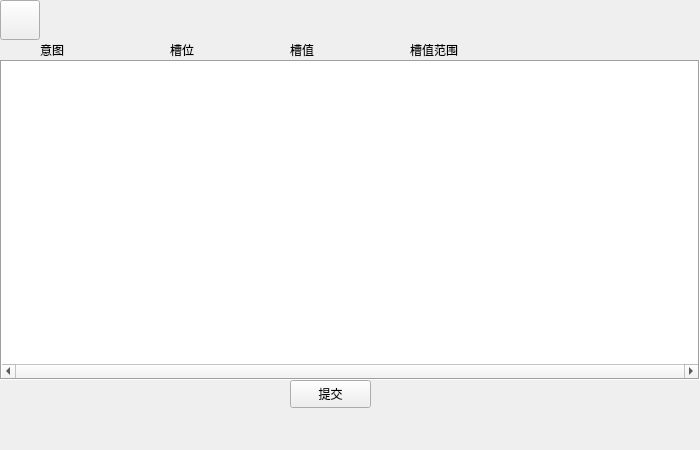
<?xml version="1.0" encoding="UTF-8"?>
<ui version="4.0">
 <class>antlWidget</class>
 <widget class="QWidget" name="antlWidget">
  <property name="geometry">
   <rect>
    <x>0</x>
    <y>0</y>
    <width>700</width>
    <height>450</height>
   </rect>
  </property>
  <property name="windowTitle">
   <string>Form</string>
  </property>
  <widget class="QPushButton" name="btn_add">
   <property name="geometry">
    <rect>
     <x>0</x>
     <y>0</y>
     <width>40</width>
     <height>40</height>
    </rect>
   </property>
   <property name="icon">
    <iconset resource="rs.qrc">
     <normaloff>:/antl/img/antl/add.png</normaloff>:/antl/img/antl/add.png</iconset>
   </property>
  </widget>
  <widget class="QLabel" name="label">
   <property name="geometry">
    <rect>
     <x>40</x>
     <y>40</y>
     <width>41</width>
     <height>20</height>
    </rect>
   </property>
   <property name="text">
    <string>意图</string>
   </property>
  </widget>
  <widget class="QLabel" name="label_3">
   <property name="geometry">
    <rect>
     <x>170</x>
     <y>40</y>
     <width>61</width>
     <height>20</height>
    </rect>
   </property>
   <property name="text">
    <string>槽位</string>
   </property>
  </widget>
  <widget class="QLabel" name="label_4">
   <property name="geometry">
    <rect>
     <x>290</x>
     <y>40</y>
     <width>61</width>
     <height>20</height>
    </rect>
   </property>
   <property name="text">
    <string>槽值</string>
   </property>
  </widget>
  <widget class="QLabel" name="label_5">
   <property name="geometry">
    <rect>
     <x>410</x>
     <y>40</y>
     <width>81</width>
     <height>20</height>
    </rect>
   </property>
   <property name="text">
    <string>槽值范围</string>
   </property>
  </widget>
  <widget class="QListWidget" name="antl_list">
   <property name="geometry">
    <rect>
     <x>0</x>
     <y>60</y>
     <width>700</width>
     <height>320</height>
    </rect>
   </property>
   <property name="contextMenuPolicy">
    <enum>Qt::CustomContextMenu</enum>
   </property>
   <property name="frameShape">
    <enum>QFrame::Box</enum>
   </property>
   <property name="verticalScrollBarPolicy">
    <enum>Qt::ScrollBarAsNeeded</enum>
   </property>
   <property name="horizontalScrollBarPolicy">
    <enum>Qt::ScrollBarAlwaysOn</enum>
   </property>
  </widget>
  <widget class="QPushButton" name="btn_save">
   <property name="geometry">
    <rect>
     <x>290</x>
     <y>380</y>
     <width>81</width>
     <height>28</height>
    </rect>
   </property>
   <property name="styleSheet">
    <string notr="true">font: 10pt &quot;楷体&quot;;</string>
   </property>
   <property name="text">
    <string>提交</string>
   </property>
  </widget>
  <widget class="QLabel" name="finish_icon">
   <property name="geometry">
    <rect>
     <x>650</x>
     <y>0</y>
     <width>50</width>
     <height>50</height>
    </rect>
   </property>
   <property name="contextMenuPolicy">
    <enum>Qt::DefaultContextMenu</enum>
   </property>
   <property name="toolTip">
    <string>完成了一个哦，加油哦！！！</string>
   </property>
   <property name="toolTipDuration">
    <number>0</number>
   </property>
   <property name="text">
    <string/>
   </property>
  </widget>
 </widget>
 <resources>
  <include location="rs.qrc"/>
 </resources>
 <connections/>
</ui>
